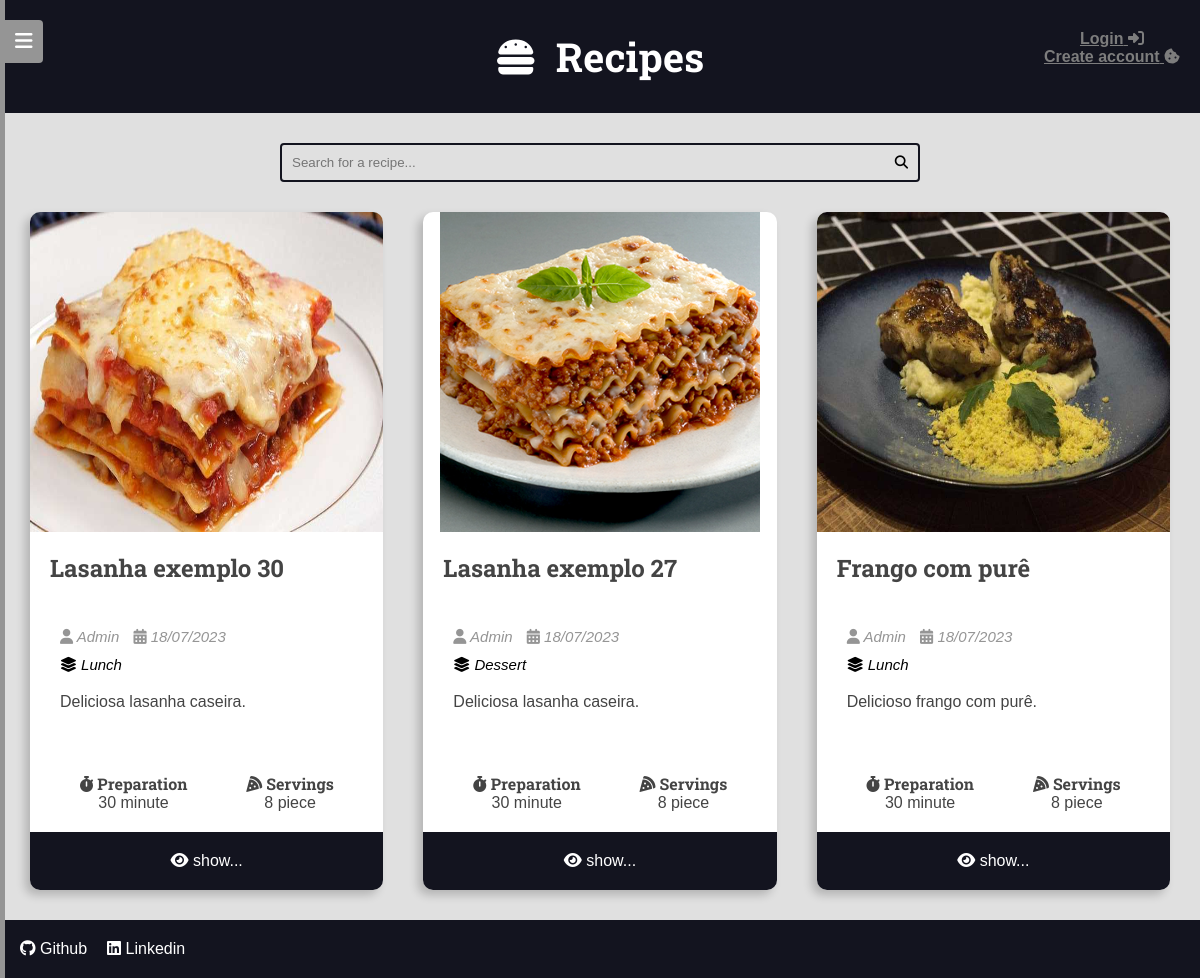
/recipes/tags/food/, run on the app's committed database.
### recipes/models.py (models this page shows, shortened)
class Recipe(models.Model):
    objects = RecipeManager()
    title = models.CharField(max_length=65)
    description = models.CharField(max_length=165)
    slug = models.SlugField(unique=True)
    preparation_time = models.IntegerField()
    preparation_time_unit = models.CharField(max_length=65)
    servings = models.IntegerField()
    servings_unit = models.CharField(max_length=65)
    preparation_steps = models.TextField()
    preparation_steps_is_html = models.BooleanField(default=False)
    created_at = models.DateTimeField(auto_now_add=True)
    updated_at = models.DateTimeField(auto_now=True)
    is_published = models.BooleanField(default=False)
    cover = models.ImageField(
        upload_to="recipes/covers/%Y/%m/%d",
        blank=True,
        editable=True,
        default="",
    )
    category = models.ForeignKey(
        Category,
        on_delete=models.SET_NULL,
        null=True,
        blank=True,
        default=None,
    )
    author = models.ForeignKey(User, on_delete=models.SET_NULL, null=True)
    tag = models.ManyToManyField(Tag, blank=True, default="")
    def get_absolute_url(self):
        return reverse("recipes:details", kwargs={"pk": self.pk})

class Category(models.Model):
    name = models.CharField(max_length=65)
    def get_absolute_url(self):
        return reverse("recipes:category", kwargs={"id": self.id})

### recipes/views/site.py (the view)
class RecipeViewTag(RecipeListViewBase):
    template_name = "recipes/pages/tag.html"
    def get_queryset(self, *args, **kwargs):
        qs = super().get_queryset(*args, **kwargs)
        qs = qs.filter(tag__slug=self.kwargs.get("slug", ""))
        return qs
    def get_context_data(self, **kwargs):
        context = super().get_context_data(**kwargs)
        tag_slug = self.kwargs.get("slug", "")
        tag_name = Tag.objects.filter(slug=tag_slug).first()
        if not tag_name:
            tag_name = "No recipes found"
        else:
            tag_name = tag_name.name
        context["tag_name"] = f"{tag_name}"
        return context

### recipes/views/site.py (called while the page is built)
    def get_queryset(self, *args, **kwargs):
        qs = super().get_queryset(*args, **kwargs)
        qs = qs.filter(
            is_published=True,
        )
        qs = qs.select_related("author", "category")
        qs = qs.prefetch_related("tag", "author__profile")
        return qs

    def get_context_data(self, *args, **kwargs):
        context = super().get_context_data(*args, **kwargs)
        pages_obj, pagination_range = make_pagination(
            request=self.request,
            object_list=context.get("recipes"),
            per_page=ITEMS_PER_PAGE,
            qty_pages=QTY_PAGES_IN_PAGINATION,
        )
        context["is_recipe_list"] = True
        context["recipes"] = pages_obj
        context["pagination_range"] = pagination_range
        return context

### utils/pagination.py (called while the page is built)
def make_pagination(request, object_list, per_page, qty_pages=5):
    current_page = request.GET.get("page", 1)
    paginator = Paginator(object_list, per_page)
    pages_obj = paginator.get_page(current_page)
    try:
        current_page = int(current_page)
    except ValueError:
        current_page = 1
    pagination_range = make_pagination_range(
        page_range=paginator.page_range,
        qty_pages=qty_pages,
        current_page=current_page,
    )
    return pages_obj, pagination_range

### recipes/templates/recipes/pages/tag.html (shortened to what this page needs)
{% extends "global/base_template.html" %}
{% block content %}
{% include "global/partials/search.html" %}
  <div class="main-content container main-content-list">
    {% for recipe in recipes %}
      {% include "recipes/partials/recipe.html" %}
    {% empty %}
      <h1>No recipe found</h1>
    {% endfor %}
  </div>
{% endblock content %}

### recipes/templates/recipes/partials/recipe.html (shortened to what this page needs)
<div class="recipe recipe-list-item">
  <div class="recipe-cover">
    {% if recipe.cover %}
      <a href="{{ recipe.get_absolute_url }}">
        <img src="{{ recipe.cover.url }}" alt="temp">
      </a>
    {% endif %}
  </div>
  <div class="recipe-title-container">
    <h2 class="recipe-title">{{ recipe.title }}</h2>
  </div>
  <div class="recipe-author">
    {% if recipe.author.profile %}
      <a href="{% url "authors:profile" recipe.author.profile.id %}">
    {% endif %}
    <span class="recipe-author-item">
      <i class="fas fa-user"></i>
      {{recipe.author.first_name}} {{recipe.author.last_name}}
    </span>
    {% if recipe.author.profile %}
      </a>
    {% endif %}
    <span class="recipe-author-item">
      <i class="fas fa-calendar-alt"></i>
      {{ recipe.created_at|date:"d/m/Y" }}
    </span>
    <p class="recipe-author-item">
      <a href="{{ recipe.category.get_absolute_url }}">
        <i class="fas fa-layer-group"></i>
        <span>{{ recipe.category.name }}</span>
      </a>
    </p>
  </div>
  <div class="recipe-content">
    {% if is_recipe_list %}
      <p>{{ recipe.description }}</p>
    {% else %}
      {% if recipe.preparation_staps_is_html %}
        <p>{{ recipe.preparation_steps|safe }}</p>
      {% else %}
        <p>{{ recipe.preparation_steps|linebreaksbr }}</p>
      {% endif %}
    {% endif %}
  </div>
  <div class="recipe-meta-container">
    <div class="recipe-meta recipe-preparation">
      <h3 class="recipe-meta-title"><i class="fas fa-stopwatch"></i> Preparation</h3>
      <div class="recipe-meta-text">
        {{ recipe.preparation_time }} {{ recipe.preparation_time_unit }}
      </div>
    </div>
    <div class="recipe-meta recipe-servings">
      <h3 class="recipe-meta-title"><i class="fas fa-pizza-slice"></i> Servings</h3>
      <div class="recipe-meta-text">
        {{ recipe.servings }} {{ recipe.servings_unit }}
      </div>
    </div>
  </div>
  {% if is_recipe_list %}
  <footer class="recipe-footer">
    <a class="recipe-read-more button button-dark button-full-width"
      href="{{ recipe.get_absolute_url }}"
    >
      <i class="fas fa-eye"></i>
      <span>show...</span>
    </a>
  </footer>
  {% endif %}
</div>

### base_static/global/css/style.css (style rules this page uses)
:root { --color-primary: #269fe6; --color-primary-hover: #2086c2; --color-primary-dark: #13141f; --color-primary-dark-hover: #212336; --color-primary-light: #d4ecfa; --color-primary-light-hover: #bdd8e7; --color-white: #fff; --color-black: #000; --color-red: #FF0000; --color-dark-text: #444; --color-info-light: #cce5ff; --color-debug-light: #cce5ff; --color-success-light: #d4edda; --color-alert-light: #fff3cd; --color-warning-light: #fff3cd; --color-error-light: #f8d7da; --color-info-dark: #4d86c4; --color-debug-dark: #4d86c4; --color-success-dark: #4a9c5d; --color-alert-dark: #927f40; --color-warning-dark: #927f40; --color-error-dark: #da525d; --color-gray-0: #f9f9f9; --color-gray-1: #e0e0e0; --color-gray-2: #c7c7c7; --color-gray-3: #aeaeae; --color-gray-4: #959595; --color-gray-5: #7d7d7d; --color-gray-6: #646464; --color-gray-7: #4b4b4b; --color-gray-8: #323232; --color-gray-9: #191919; --font-primary: sans-serif; --font-headings: 'Roboto Slab', serif; --spacing-gutter-large: 4rem; --spacing-gutter-medium: 3rem; --spacing-gutter-small: 2rem; --spacing-gutter-very-small: 1rem; }
* { padding: 0; margin: 0; box-sizing: border-box; }
html { font-size: 62.5%; }
body { background: var(--color-gray-1); font-size: 1.6rem; font-family: var(--font-primary); color: var(--color-dark-text); display: flex; flex-flow: column; min-height: 100vh; position: relative; }
h1, h2, h3, h4, h5, h6 { font-family: var(--font-headings); }
a { text-decoration: none; color: var(--color-black); transition: all 200ms ease-in-out; }
img { max-width: 100%; }
.container { max-width: 144rem; margin: 0 auto; padding: var(--spacing-gutter-medium); }
.main-content { padding-top: 0; display: flex; justify-content: center; }
.main-content-list { display: grid; grid-template-columns: repeat(auto-fit, minmax(340px, 1fr)); gap: var(--spacing-gutter-large); }
.main-content-list .recipe-cover { height: 20em; }
.main-content-list .recipe-title-container { height: 5em; margin-bottom: 1em; }
.main-content-list .recipe-content { height: 5em; }
.recipe-list-item { height: fit-content; max-width: 64rem; min-width: 32rem; position: relative; }
.recipe { background: var(--color-white); box-shadow: -5px 5px 10px rgba(0, 0, 0, .2); transition: all 300ms ease-in-out; border-radius: var(--spacing-gutter-very-small); overflow: hidden; }
.recipe-cover { display: flex; justify-content: center; }
.recipe img { max-width: 100%; height: 100%; background: var(--color-white); }
.recipe-title-container { padding: var(--spacing-gutter-medium); padding: var(--spacing-gutter-small); }
.recipe-author { padding: 0 var(--spacing-gutter-medium); }
.recipe-author p { margin-top: var(--spacing-gutter-very-small); }
.recipe-content { padding: var(--spacing-gutter-medium); padding-top: var(--spacing-gutter-small); }
.recipe-author-item { color: var(--color-gray-4); margin-right: var(--spacing-gutter-very-small); font-style: italic; font-size: 1.5rem; }
.recipe-meta-container { display: flex; flex-flow: row wrap; padding: var(--spacing-gutter-small); }
.recipe-meta { display: flex; flex-flow: column nowrap; flex-grow: 1; flex-shrink: 1; text-align: center; }
.recipe-meta-title { font-size: 1.6rem; }
.recipe-footer a { background: var(--color-primary-dark); display: block; color: var(--color-white); text-align: center; padding: var(--spacing-gutter-small); }

### data on the page
Recipe: cover (picture), title "Lasanha exemplo 30", author.first_name "Admin", created_at "18/07/2023", category.name "Lunch", description "Deliciosa lasanha caseira.", preparation_time "30", preparation_time_unit "minute", servings "8", servings_unit "piece"
Recipe: cover (picture), title "Lasanha exemplo 27", author.first_name "Admin", created_at "18/07/2023", category.name "Dessert", description "Deliciosa lasanha caseira.", preparation_time "30", preparation_time_unit "minute", servings "8", servings_unit "piece"
Recipe: cover (picture), title "Frango com purê", author.first_name "Admin", created_at "18/07/2023", category.name "Lunch", description "Delicioso frango com purê.", preparation_time "30", preparation_time_unit "minute", servings "8", servings_unit "piece"
